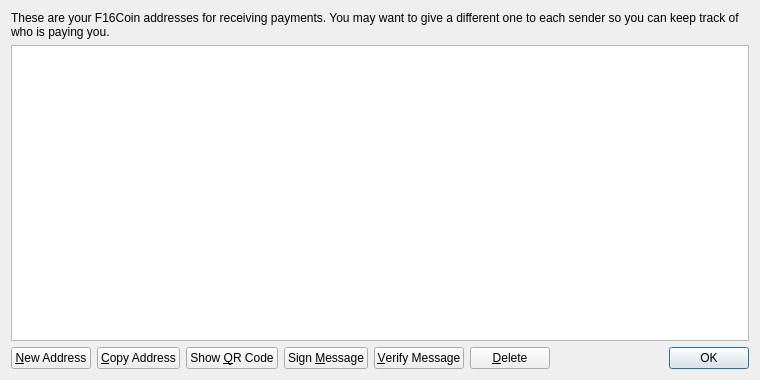
<?xml version="1.0" encoding="UTF-8"?>
<ui version="4.0">
 <class>AddressBookPage</class>
 <widget class="QWidget" name="AddressBookPage">
  <property name="geometry">
   <rect>
    <x>0</x>
    <y>0</y>
    <width>760</width>
    <height>380</height>
   </rect>
  </property>
  <property name="windowTitle">
   <string>Address Book</string>
  </property>
  <layout class="QVBoxLayout" name="verticalLayout">
   <item>
    <widget class="QLabel" name="labelExplanation">
     <property name="text">
      <string>These are your F16Coin addresses for receiving payments. You may want to give a different one to each sender so you can keep track of who is paying you.</string>
     </property>
     <property name="textFormat">
      <enum>Qt::PlainText</enum>
     </property>
     <property name="wordWrap">
      <bool>true</bool>
     </property>
    </widget>
   </item>
   <item>
    <widget class="QTableView" name="tableView">
     <property name="contextMenuPolicy">
      <enum>Qt::CustomContextMenu</enum>
     </property>
     <property name="toolTip">
      <string>Double-click to edit address or label</string>
     </property>
     <property name="tabKeyNavigation">
      <bool>false</bool>
     </property>
     <property name="alternatingRowColors">
      <bool>true</bool>
     </property>
     <property name="selectionMode">
      <enum>QAbstractItemView::SingleSelection</enum>
     </property>
     <property name="selectionBehavior">
      <enum>QAbstractItemView::SelectRows</enum>
     </property>
     <property name="sortingEnabled">
      <bool>true</bool>
     </property>
     <attribute name="verticalHeaderVisible">
      <bool>false</bool>
     </attribute>
    </widget>
   </item>
   <item>
    <layout class="QHBoxLayout" name="horizontalLayout">
     <item>
      <widget class="QPushButton" name="newAddressButton">
       <property name="toolTip">
        <string>Create a new address</string>
       </property>
       <property name="text">
        <string>&amp;New Address</string>
       </property>
       <property name="icon">
        <iconset resource="../bitcoin.qrc">
         <normaloff>:/icons/add</normaloff>:/icons/add</iconset>
       </property>
      </widget>
     </item>
     <item>
      <widget class="QPushButton" name="copyToClipboard">
       <property name="toolTip">
        <string>Copy the currently selected address to the system clipboard</string>
       </property>
       <property name="text">
        <string>&amp;Copy Address</string>
       </property>
       <property name="icon">
        <iconset resource="../bitcoin.qrc">
         <normaloff>:/icons/editcopy</normaloff>:/icons/editcopy</iconset>
       </property>
      </widget>
     </item>
     <item>
      <widget class="QPushButton" name="showQRCode">
       <property name="text">
        <string>Show &amp;QR Code</string>
       </property>
       <property name="icon">
        <iconset resource="../bitcoin.qrc">
         <normaloff>:/icons/qrcode</normaloff>:/icons/qrcode</iconset>
       </property>
      </widget>
     </item>
     <item>
      <widget class="QPushButton" name="signMessage">
       <property name="toolTip">
        <string>Sign a message to prove you own a F16Coin address</string>
       </property>
       <property name="text">
        <string>Sign &amp;Message</string>
       </property>
       <property name="icon">
        <iconset resource="../bitcoin.qrc">
         <normaloff>:/icons/edit</normaloff>:/icons/edit</iconset>
       </property>
      </widget>
     </item>
     <item>
      <widget class="QPushButton" name="verifyMessage">
       <property name="toolTip">
        <string>Verify a message to ensure it was signed with a specified F16Coin address</string>
       </property>
       <property name="text">
        <string>&amp;Verify Message</string>
       </property>
       <property name="icon">
        <iconset resource="../bitcoin.qrc">
         <normaloff>:/icons/transaction_0</normaloff>:/icons/transaction_0</iconset>
       </property>
      </widget>
     </item>
     <item>
      <widget class="QPushButton" name="deleteButton">
       <property name="toolTip">
        <string>Delete the currently selected address from the list</string>
       </property>
       <property name="text">
        <string>&amp;Delete</string>
       </property>
       <property name="icon">
        <iconset resource="../bitcoin.qrc">
         <normaloff>:/icons/remove</normaloff>:/icons/remove</iconset>
       </property>
      </widget>
     </item>
     <item>
      <spacer name="horizontalSpacer">
       <property name="orientation">
        <enum>Qt::Horizontal</enum>
       </property>
       <property name="sizeHint" stdset="0">
        <size>
         <width>40</width>
         <height>20</height>
        </size>
       </property>
      </spacer>
     </item>
     <item>
      <widget class="QDialogButtonBox" name="buttonBox">
       <property name="sizePolicy">
        <sizepolicy hsizetype="Maximum" vsizetype="Fixed">
         <horstretch>0</horstretch>
         <verstretch>0</verstretch>
        </sizepolicy>
       </property>
       <property name="standardButtons">
        <set>QDialogButtonBox::Ok</set>
       </property>
      </widget>
     </item>
    </layout>
   </item>
  </layout>
 </widget>
 <resources>
  <include location="../bitcoin.qrc"/>
 </resources>
 <connections/>
</ui>
